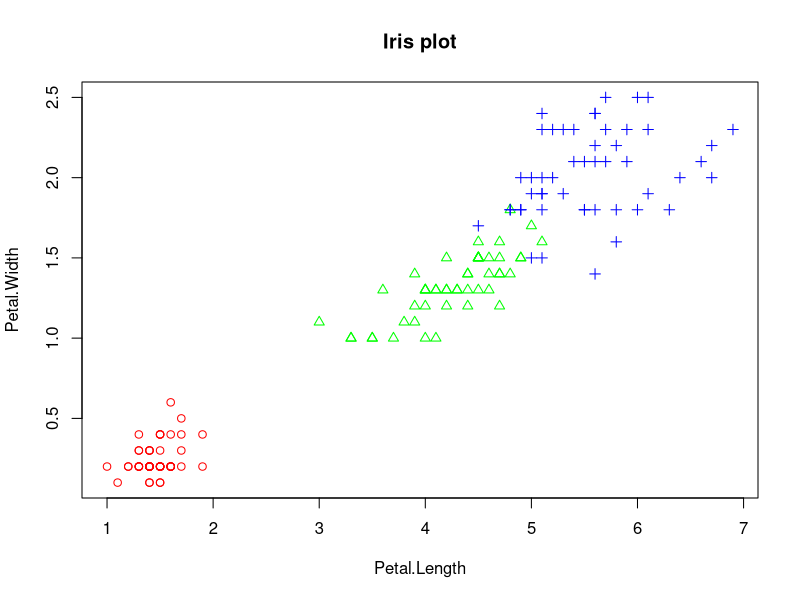

This chart was generated by the following R code:
iris.2 = iris[,3:4]
levels(iris$Species)
group = as.numeric(iris$Species)
group
color = c('red','green','blue')
plot(iris.2,
     main='Iris plot', 
     pch=c(group), #점 모양 선택
     col=color[group]) #색상 선택
